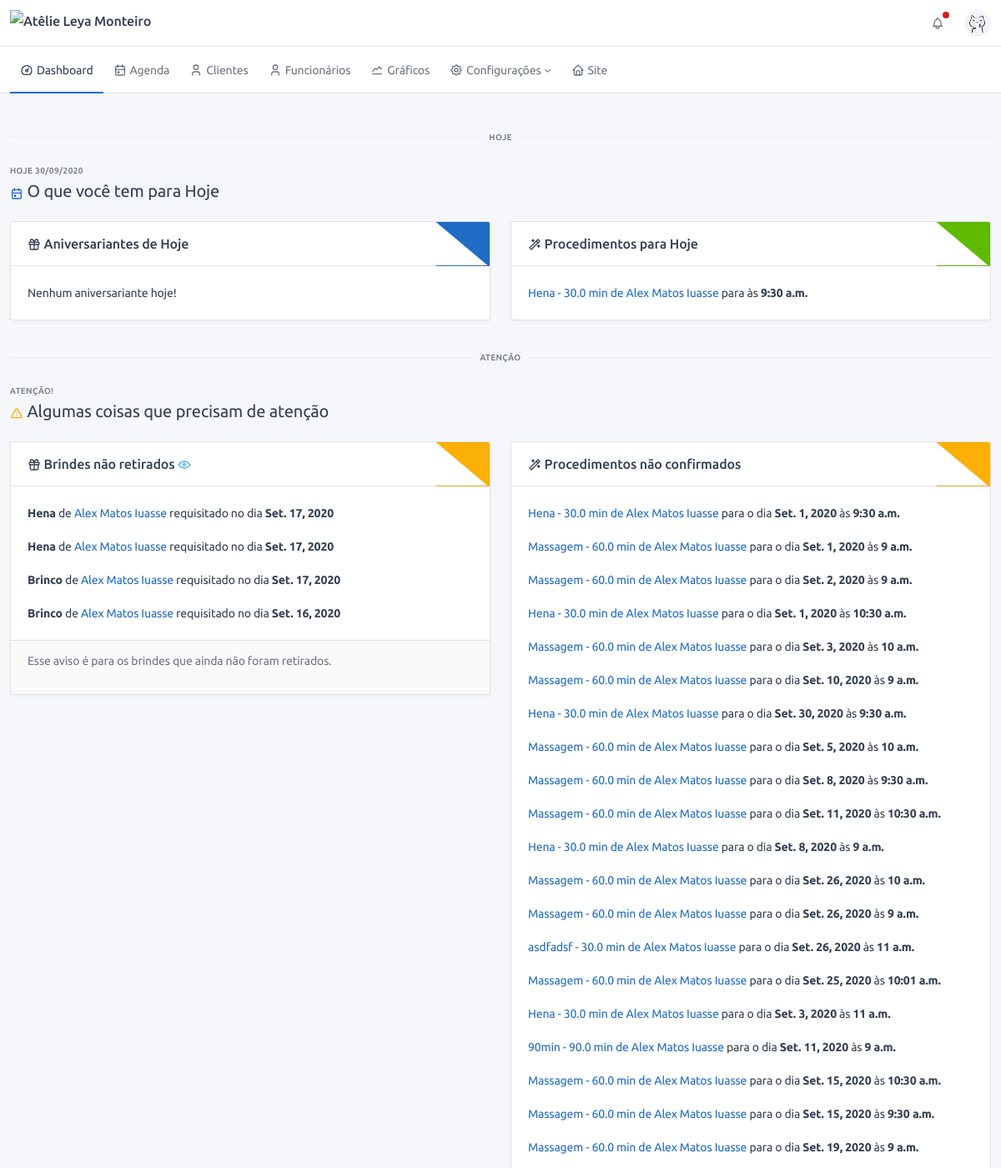
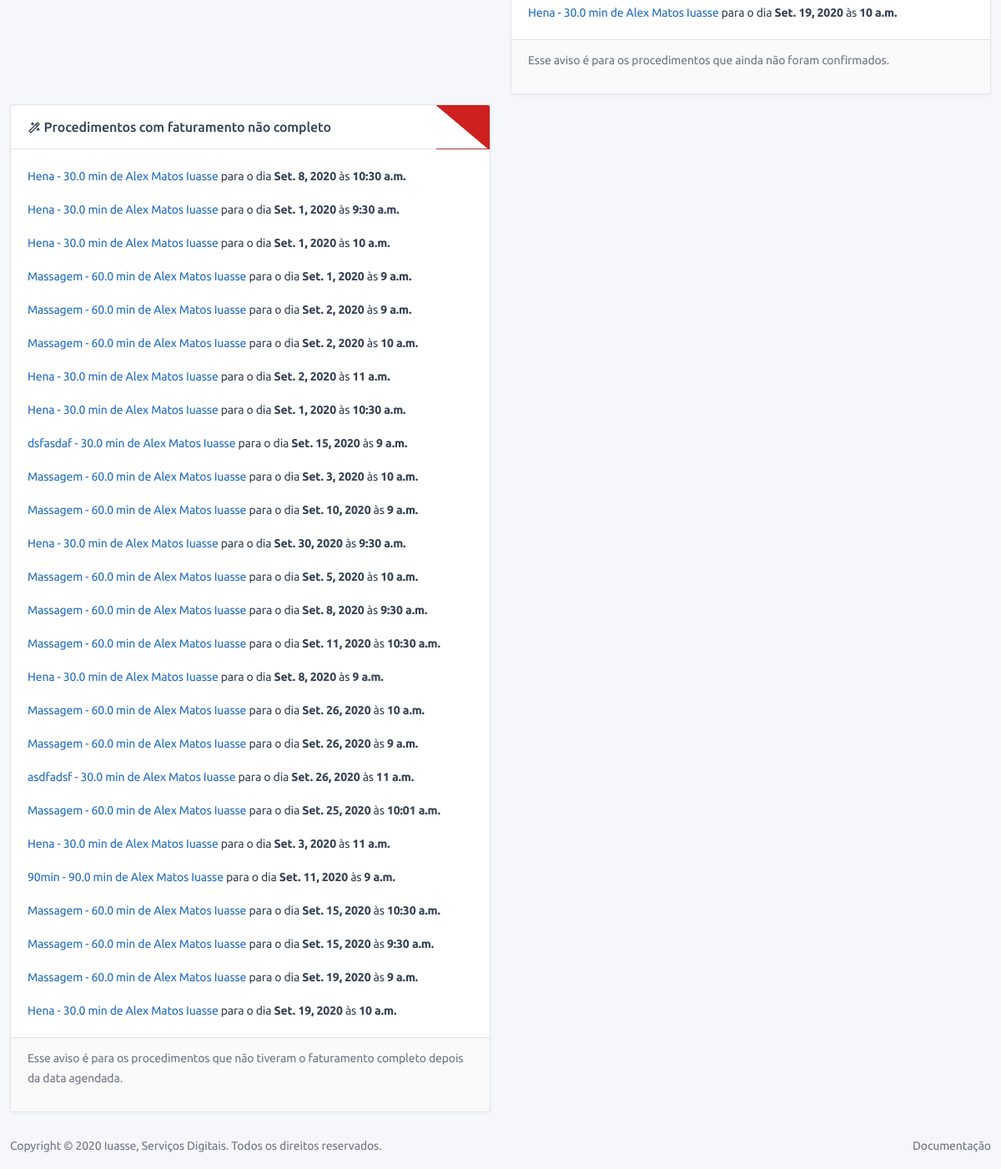
Page /dashboard/ (signed in) on the earlier database version (2 pictures, top to bottom).
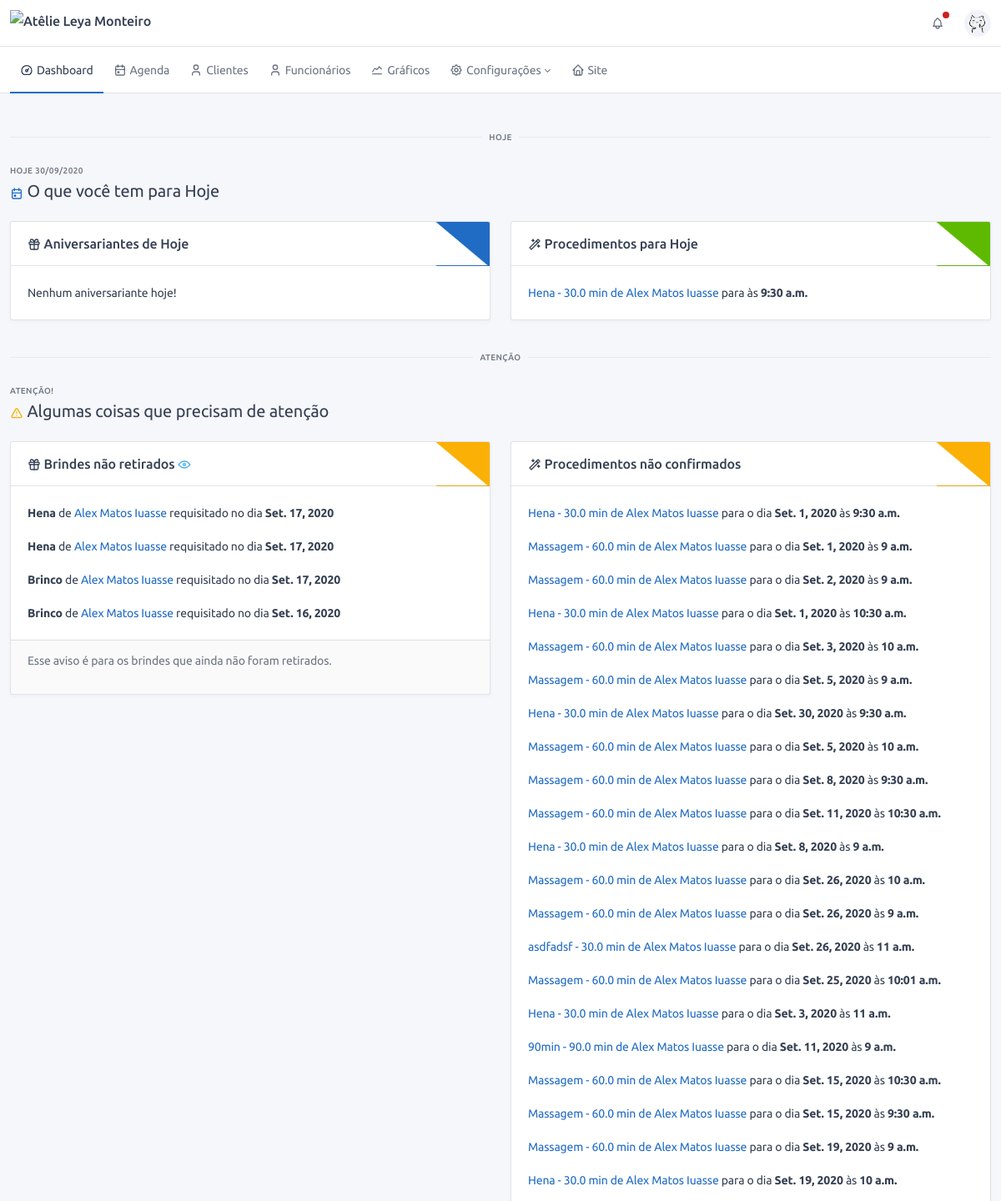
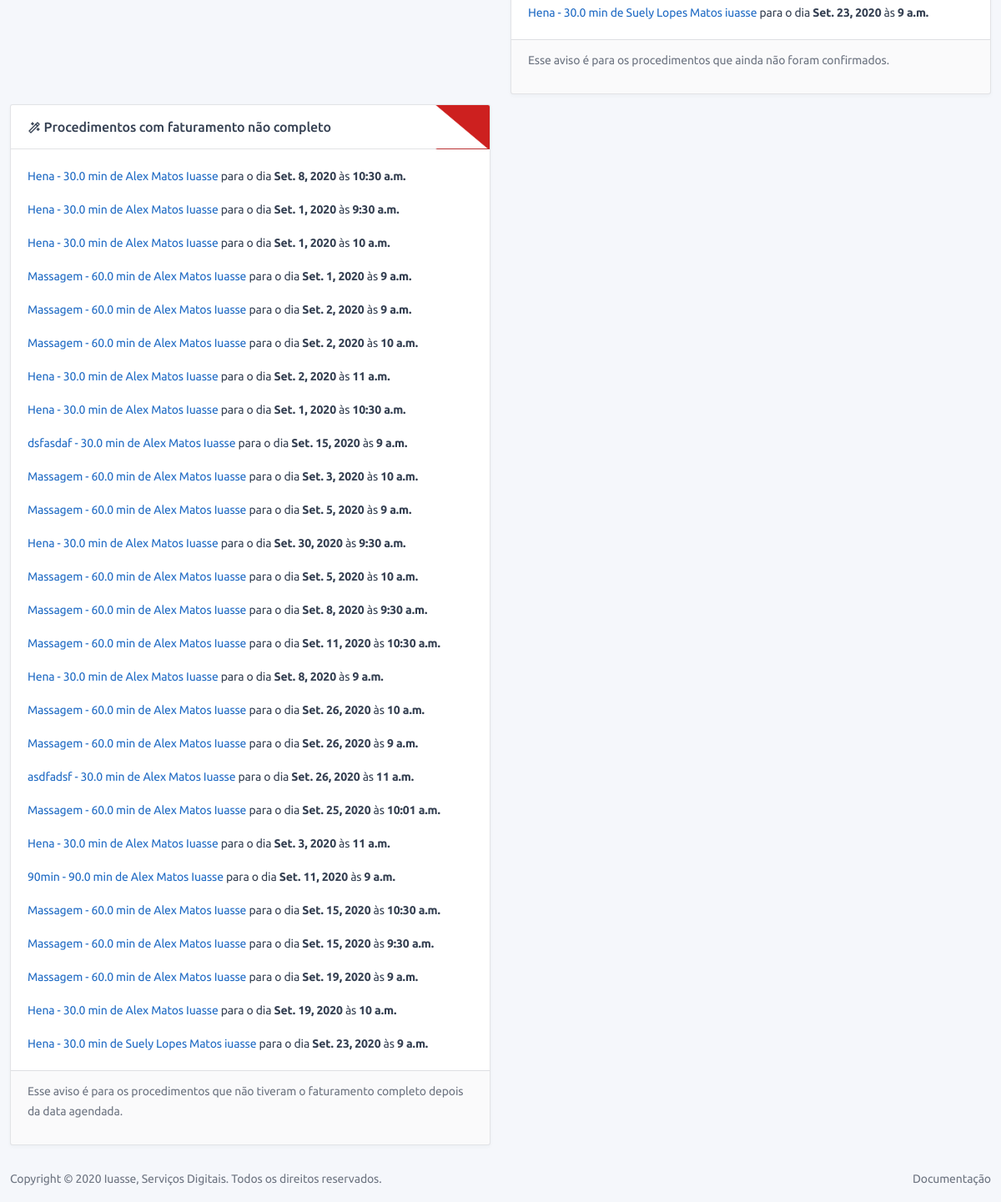
Same page on the later database version (2 pictures, top to bottom).
### service/models.py (models this page shows, shortened)
class OrderOfService(BaseModel):
    type_of_service = models.ForeignKey("config.TypeOfService", verbose_name="Procedimento", on_delete=models.SET_NULL,
                                        null=True)
    status = models.ForeignKey("config.StatusService", verbose_name="Status", on_delete=models.PROTECT)
    finished = models.BooleanField("finalizado", default=False)
    counted = models.BooleanField("contabilizado", default=False, help_text="Procedimento já foi contabilizado?")
    confirmed = models.BooleanField("confirmado", default=False, help_text="Procedimento foi confirmado?")
    canceled = models.BooleanField("cancelado", default=False, help_text="Procedimento foi cancelado?")
    date = models.DateField("Data", default=timezone.localtime(timezone.now()))
    time = models.TimeField("Hora", default=timezone.localtime(timezone.now()))
    observation = models.TextField("observação", blank=True)
    customer = models.ForeignKey(User, verbose_name="Cliente", on_delete=models.CASCADE, blank=True, null=True)
    def get_absolute_url(self):
        return reverse(self.get_reverse_profile, kwargs={'cpk': self.customer.pk, 'pk': self.pk})
    def get_full_name(self):
        return f"{self.type_of_service} de {self.customer.profile.get_full_name()}"
    def is_invoice_not_completed(self):
        return self.invoice.type_of_payment is None

### config/models.py (models this page shows, shortened)
class BaseConfigModel(BaseModel):
    name = models.CharField("nome", max_length=128)
    def __str__(self):
        return self.name
    class Meta:
        abstract = True

class TypeOfService(BaseConfigModel):
    contextual = models.CharField("cor", default="#ffffff", max_length=7,
                                  help_text="Escolha uma cor para representar esse procedimento!")
    time = models.FloatField("tempo", default=30, help_text="Coloque o tempo em minutos, ex.: 1hr = 60min")
    value = models.DecimalField("Valor", max_digits=11, decimal_places=2, default=0,
                                help_text="Valor do procedimento, ele será usado para auto preenchimento de alguns "
                                          "campos!")
    rewarded_points = models.IntegerField("pontos ganhos", default=0)
    description = models.TextField("Descrição", blank=True, help_text="Usado no site para descrever o procedimento")
    image = models.ImageField("Foto", upload_to='images/', help_text="Foto representando o procedimento.",
                              blank=True, null=True)
    def __str__(self):
        return f"{self.name} - {self.time} min"

class Reward(BaseConfigModel):
    contextual = models.CharField("cor", default="#ffffff", max_length=7,
                                  help_text="Escolha uma cor para representar esse brinde!")
    quantity_in_points = models.IntegerField("quantidade de pontos", default=1)
    available = models.BooleanField("Disponível", default=True)
    description = models.TextField("Descrição", blank=True, help_text="Usado no site para descrever o brinde")
    image = models.ImageField("Foto", upload_to='images/', help_text="Foto representando o brinde.",
                              blank=True, null=True)

### users/models.py (models this page shows, shortened)
class Profile(BaseModel):
    name = models.CharField("nome completo", max_length=150)
    birth_date = models.DateField('data de nascimento', blank=True, null=True, help_text="Informe uma data válida!")
    whatsapp = models.CharField('whatsapp', max_length=16, help_text="Esse será o número usado para contato!")
    total_of_points = models.IntegerField(default=0, verbose_name='Total de pontos')
    user = models.OneToOneField(User, on_delete=models.CASCADE)
    def get_full_name(self):
        return self.name
    def get_absolute_url(self):
        return reverse('users:admin:profile', kwargs={'pk': self.pk})

class RewardRetrieved(BaseModel):
    reward = models.ForeignKey("config.Reward", on_delete=models.PROTECT, verbose_name="Brinde")
    points = models.IntegerField("Pontos", default=0)
    quantity = models.IntegerField("Quantidade", default=1)
    date = models.DateField("Data", default=timezone.localtime(timezone.now()))
    retrieved = models.BooleanField("Resgatado", default=False, help_text="Esse brinde já foi resgatado?")
    customer = models.ForeignKey(User, on_delete=models.CASCADE, verbose_name="Cliente")

### frontend/views.py (the view)
# urls.py: path('dashboard/', dashboard, name='dashboard'),
@login_required
@staff_member_required()
@require_http_methods(["GET"])
def dashboard(request):
    return render(request, 'dashboard.html', context_dashboard())

### base/models.py (called while the page is built)
    @property
    def get_reverse_profile(self):
        return '{}:{}:profile'.format(self._meta.app_label, self._meta.model_name)

### frontend/templates/dashboard.html (shortened to what the changed rows need)
{% extends 'base.html' %}
{% load static %}
{% block content %}
<div class="container-xl">
    <div class="page-header">
        <div class="row align-items-center">
            <div class="col-auto">
                <h2 class="page-title">
                    <span class="text-primary">{{today.title.icon|safe}}</span>
                    {{today.title.text}}
                </h2>
            </div>
        </div>
    </div>
    <div class="row">
        <div class="col-lg-6 col-md-12">
            <div class="card">
                <div class="card-body">
                    {% if services_today.data %}
                    {% for obj in services_today.data %}
                    <p>
                        <a href="{{obj.get_absolute_url}}" target="_blank">
                            {{obj.get_full_name}}
                        </a>
                        para às <span class="font-weight-bold">{{obj.time}}</span>
                    </p>
                    {% endfor %}
                    {% else %}
                    <p>Nenhum procedimento para hoje!</p>
                    {% endif %}
                </div>
            </div>
        </div>
    </div>
</div>
<div class="container-xl dashboard">
    <div class="page-header">
        <div class="row align-items-center">
            <div class="col-auto">
                <h2 class="page-title">
                    <span class="text-warning">{{atention.title.icon|safe}}</span>
                    {{atention.title.text}}
                </h2>
            </div>
        </div>
    </div>
    <div class="row">
        {% if rewards_not_retrieved.data %}
        <div class="col-lg-6 col-md-12">
            <div class="card">
                <div class="card-body">
                    {% for obj in rewards_not_retrieved.data %}
                    <p>
                        <span class="font-weight-bold">{{obj.reward}}</span> de
                        <a href="{{obj.customer.profile.get_absolute_url}}" target="_blank">
                            {{obj.customer.profile.get_full_name}}
                        </a>
                        requisitado no dia <span class="font-weight-bold">{{obj.date}}</span>
                    </p>
                    {% endfor %}
                </div>
            </div>
        </div>
        {% endif %}
        {% if services_not_confirmed.data %}
        <div class="col-lg-6 col-md-12">
            <div class="card">
                <div class="card-body">
                    {% for obj in services_not_confirmed.data %}
                    <p>
                        <a href="{{obj.get_absolute_url}}" target="_blank">
                            {{obj.get_full_name}}
                        </a>
                        para o dia <span class="font-weight-bold">{{obj.date}}</span>
                        às <span class="font-weight-bold">{{obj.time}}</span>
                    </p>
                    {% endfor %}
                </div>
            </div>
        </div>
        {% endif %}
        {% if services_invoice_not_completed.data %}
        <div class="col-lg-6 col-md-12">
            <div class="card">
                <div class="card-body">
                    {% for obj in services_invoice_not_completed.data %}
                    <p>
                        <a href="{{obj.get_absolute_url}}" target="_blank">
                            {{obj.get_full_name}}
                        </a>
                        para o dia <span class="font-weight-bold">{{obj.date}}</span>
                        às <span class="font-weight-bold">{{obj.time}}</span>
                    </p>
                    {% endfor %}
                </div>
            </div>
        </div>
        {% endif %}
    </div>
</div>
{% endblock %}

Differences in the rows shown:
changed OrderOfService (number 7 of 27 on the later page): date "Set. 10, 2020" → "Set. 5, 2020"
added OrderOfService: get_full_name "Hena - 30.0 min de Suely Lopes Matos iuasse", date "Set. 23, 2020", time "9 a.m."
